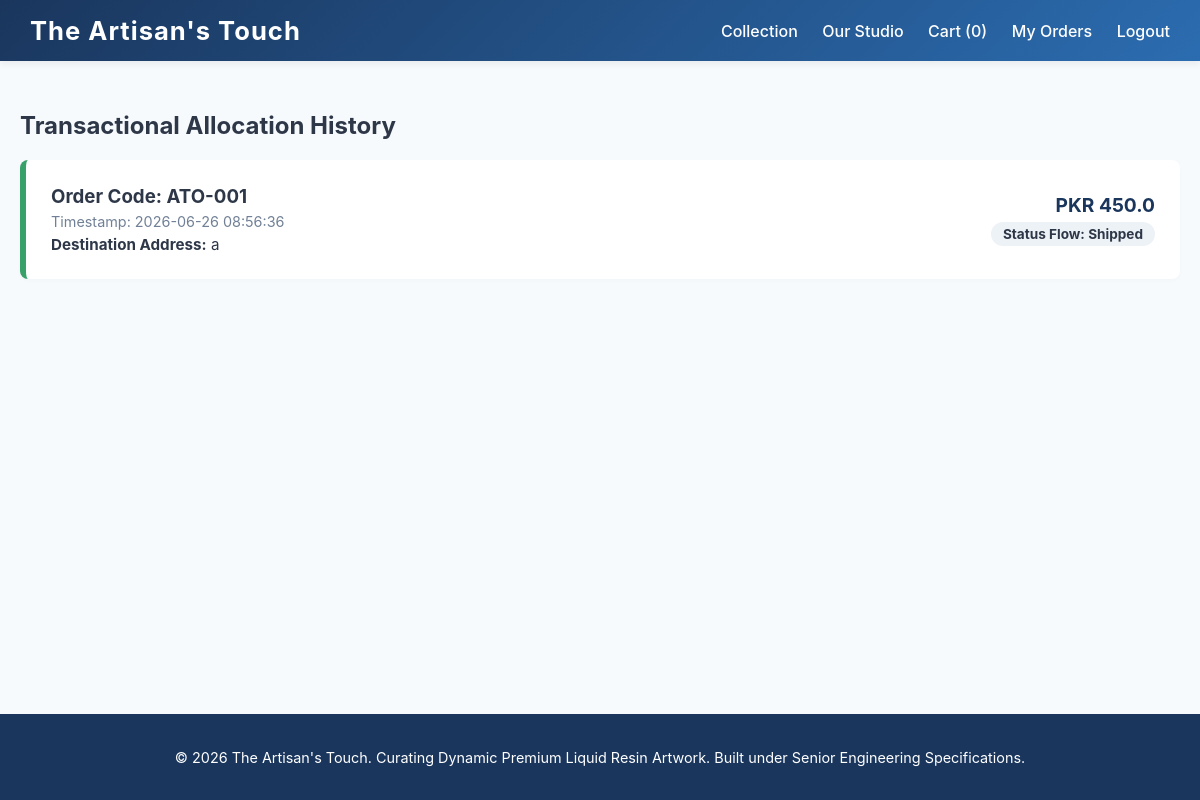
Screenshot of /orders (signed in) with the database file from the repository.
### web.py (models this page shows)
class Order(db.Model):
    id = db.Column(db.Integer, primary_key=True)
    user_id = db.Column(db.Integer, db.ForeignKey('user.id'), nullable=False)
    total_price = db.Column(db.Float, nullable=False)
    status = db.Column(db.String(50), default='Pending') # 'Pending', 'Processing', 'Shipped'
    shipping_address = db.Column(db.Text, nullable=False)
    contact_number = db.Column(db.String(20), nullable=False)
    date_ordered = db.Column(db.DateTime, default=datetime.utcnow)
    items = db.relationship('OrderItem', backref='order', lazy=True)

### web.py (the view)
@app.route('/orders')
@login_required(role='Client')
def orders_view():
    user_orders = Order.query.filter_by(user_id=session['user_id']).order_by(Order.date_ordered.desc()).all()
    return render_template('orders.html', orders=user_orders)

### web.py (called while the page is built)
def login_required(role=None):
    def decorator(f):
        @wraps(f)
        def decorated_function(*args, **kwargs):
            if 'user_id' not in session:
                flash('Authentication required. Please access credentials entry point.', 'danger')
                return redirect(url_for('login_view'))
            if role and session.get('role') != role:
                flash('Access Denied (403 Forbidden): Unauthorized Interface Scope.', 'danger')
                return redirect(url_for('login_view'))
            return f(*args, **kwargs)
        return decorated_function
    return decorator

@app.context_processor
def inject_cart_count():
    cart = session.get('cart', [])
    return dict(cart_count=len(cart))

### templates/orders.html (shortened to what this page needs)
{% extends 'layout.html' %}
{% block content %}
<h2>Transactional Allocation History</h2>
{% if not orders %}
<div style="background: white; padding: 30px; text-align: center; border-radius: 8px;">
    <p style="color: var(--text-light);">No records linked to your identity token matrix.</p>
</div>
{% else %}
    {% for o in orders %}
    <div style="background: white; padding: 25px; border-radius: 8px; margin-bottom: 20px; box-shadow: 0 2px 4px rgba(0,0,0,0.02); border-left: 6px solid {% if o.status == 'Pending' %}var(--accent-color){% else %}var(--success){% endif %};">
        <div style="display: flex; justify-content: space-between; align-items: center; flex-wrap: wrap; gap: 15px;">
            <div>
                <h3 style="margin: 0 0 5px;">Order Code: ATO-00{{ o.id }}</h3>
                <p style="margin: 0; font-size: 0.9rem; color: var(--text-light);">Timestamp: {{ o.date_ordered.strftime('%Y-%m-%d %H:%M:%S') }}</p>
                <p style="margin: 5px 0 0; font-size: 0.95rem;"><strong>Destination Address:</strong> {{ o.shipping_address }}</p>
            </div>
            <div style="text-align: right;">
                <div style="font-size: 1.2rem; font-weight: bold; color: var(--primary-color);">PKR {{ o.total_price }}</div>
                <div style="margin-top: 5px; display: inline-block; padding: 4px 12px; background: #edf2f7; border-radius: 20px; font-size: 0.85rem; font-weight: bold;">Status Flow: {{ o.status }}</div>
            </div>
        </div>
    </div>
    {% endfor %}
{% endif %}
{% endblock %}

### templates/layout.html (style rules this page uses)
:root { --primary-color: #1a365d; --secondary-color: #2b6cb0; --accent-color: #d69e2e; --background-base: #f7fafc; --surface-card: #ffffff; --text-dark: #2d3748; --text-light: #718096; --success: #38a169; --danger: #e53e3e; }
body { margin: 0; font-family: -apple-system, BlinkMacSystemFont, "Segoe UI", Roboto, Helvetica, Arial, sans-serif; background-color: var(--background-base); color: var(--text-dark); display: flex; flex-direction: column; min-height: 100vh; }

### rows the page displays
Order: id "1", date_ordered "2026-06-26 08:56:36", shipping_address "a", total_price "450.0", status "Shipped"

### other values shown
{{ cart_count }} "0"
